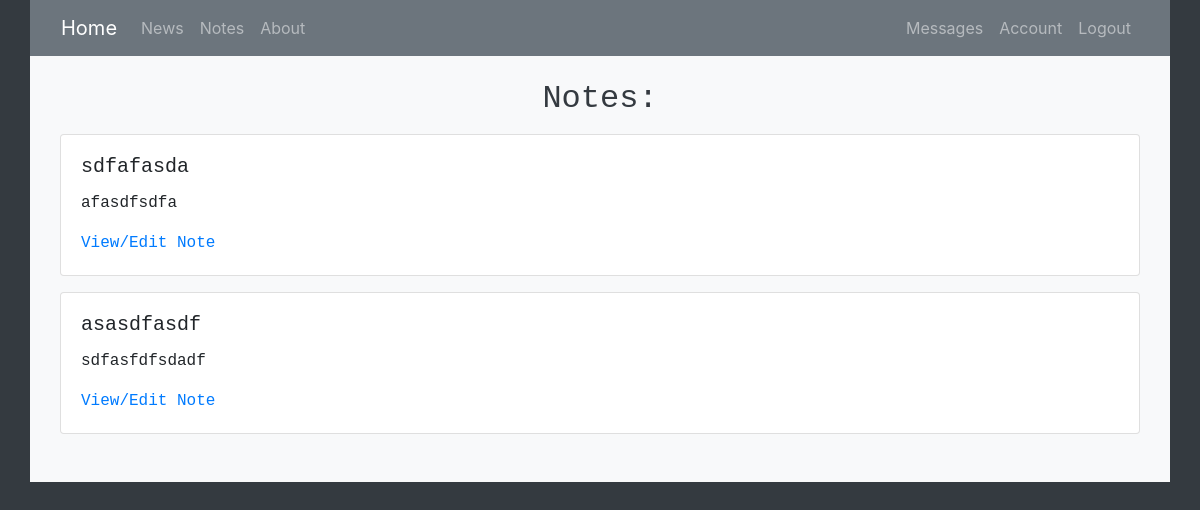
Screenshot of /notes (signed in) with the database file from the repository.
### homepage/models.py (models this page shows, shortened)
class Note(db.Model):
    id = db.Column(db.Integer, primary_key=True)
    title = db.Column(db.String(100), unique=True, nullable=False)
    date_posted = db.Column(db.DateTime, nullable=False, default=datetime.datetime.utcnow)
    content = db.Column(db.Text, nullable=False)
    user_id = db.Column(db.Integer, db.ForeignKey('user.id'), nullable=False)

### homepage/notes/routes.py (the view)
@login_required
@notes.route('/notes')
def view_notes():
    return(render_template('notes.html', notes=current_user.notes))

### homepage/models.py (called while the page is built)
@login_manager.user_loader
def load_user(user_id):
    return User.query.get(int(user_id))

### homepage/templates/notes.html
{% extends "new_layout.html" %}
{% block content %}
<h2 class="text-dark text-center">Notes:</h2>
<div class="container pb-4">
    {% for note in notes %}
    <div class="card mt-3">
        <div class="card-body">
            <h5 class="card-title">{{ note.title }}</h5>
            <p class="card-text">{{ note.content }}</p>
            <a href="{{ url_for('notes.edit_note', note_id=note.id) }}" class="card-link">View/Edit Note</a>
        </div>
    </div>
{% endfor %}
</div>
 {% endblock content %}

### rows the page displays
Note: title "sdfafasda", content "afasdfsdfa"
Note: title "asasdfasdf", content "sdfasfdfsdadf"
